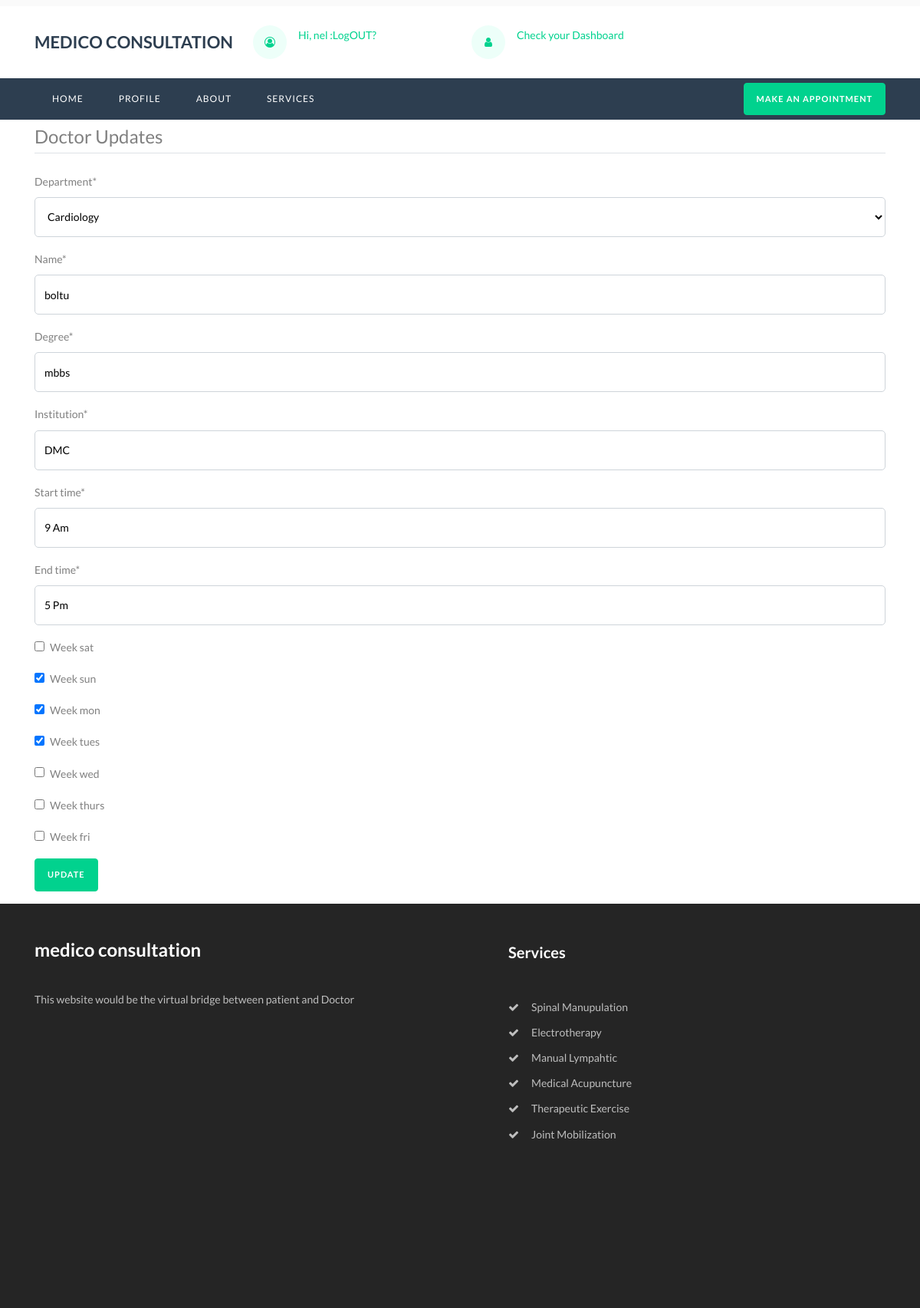
/doctor/doctoredit/ (signed in), run on the app's committed database.
### hospitals/models.py (models this page shows, shortened)
class Department(models.Model):
    department = models.CharField(max_length=100)
    def __str__(self):
        return  self.department

class Doctor(models.Model):
    user =models.OneToOneField(User, on_delete=models.CASCADE)
    department = models.ForeignKey(Department, on_delete=models.CASCADE)
    name = models.CharField(max_length=50)
    degree = models.CharField(max_length=50)
    institution = models.CharField(max_length=50, default = "DMC")
    start_time = models.CharField( max_length=50)
    end_time = models.CharField( max_length=50)
    week_sat = models.BooleanField(default = False)
    week_sun = models.BooleanField(default = False)
    week_mon = models.BooleanField(default = False)
    week_tues = models.BooleanField(default = False)
    week_wed = models.BooleanField(default = False)
    week_thurs = models.BooleanField(default = False)
    week_fri = models.BooleanField(default = False)

### hospitals/views.py (the view)
# urls.py: path('doctoredit/', views.doctor_edit, name="doctoredit"),
def doctor_edit (request):
	if request.method == 'POST':
		doc_form = DoctorEditForm(data=request.POST or None,instance=request.user.doctor)
		if doc_form.is_valid():
			doc_form.save()
			return redirect("/")
	else:
		doc_form = DoctorEditForm (instance = request.user.doctor)
	context = {
		'doc_form' : doc_form
	}
	return render(request, 'hospitals/doctor_edit.html', context)

### hospitals/forms.py
class DoctorEditForm(forms.ModelForm):
    class Meta:
        model = Doctor
        exclude = {'user'}

### hospitals/templates/hospitals/doctor_edit.html (shortened to what this page needs)
{% extends 'accounts/base.html' %}
{% load static %}
{% block content %}
{% load crispy_forms_tags %}
 <div class="container">
<form action="" method="POST" enctype="multipart/form-data">
  <fieldset class="form-group" >
    <legend class="border-bottom mb-4">Doctor Updates</legend>
    {{ doc_form|crispy }}
<div class="class=form-group"  >
  <button type="submit"  class="btn btn-primary" >Update</button>
  </div>
</fieldset>
</form>
 </div>
{% endblock %}

### accounts/templates/accounts/base.html (shortened to what this page needs)
{% load static %}
<!DOCTYPE html>
<html lang="en">
  <head>
      <link rel="stylesheet" href="https://maxcdn.bootstrapcdn.com/bootstrap/4.0.0/css/bootstrap.min.css">
    <link rel="stylesheet" href="https://stackpath.bootstrapcdn.com/font-awesome/4.7.0/css/font-awesome.min.css">
    <link rel="stylesheet" href="{% static 'accounts/css/animate.css' %}">
    <link rel="stylesheet" href="{% static 'accounts/css/owl.carousel.min.css' %}">
    <link rel="stylesheet" href="{% static 'accounts/css/owl.theme.default.min.css' %}">
    <link rel="stylesheet" href="{% static 'accounts/css/magnific-popup.css' %}">
    <link rel="stylesheet" href="{% static 'accounts/css/bootstrap-datepicker.css' %}">
    <link rel="stylesheet" href="{% static 'accounts/css/jquery.timepicker.css' %}">
    <link rel="stylesheet" href="{% static 'accounts/css/flaticon.css' %}">
    <link rel="stylesheet" href="{% static 'accounts/css/style.css' %}">
  </head>
  <body>
  	<div class="top py-1">
  	</div>
		<div class="wrap">
	    <div class="container">
				<div class="row justify-content-between">
					<div class="col-md-3 mb-md-0 mb-4 d-flex align-items-center">
						<a class="navbar-brand" href="{%url 'home'%}">medico consultation</a>
					</div>
					<div class="col-md-9">
						<div class="row">
							<div class="col-md-4 mb-md-0 mb-3">
								<div class="top-wrap d-flex">
									<div class="icon d-flex align-items-center justify-content-center"><span class="fa fa-user-circle-o"></span></div>
                  {% if request.user.is_authenticated %}
                  <div class="text"><a href="">Hi, {{user.username}} </a><a href="{%url 'logout'%}">  :LogOUT?</a></div>
                  {% else %}
									<div class="text"><a href="{% url 'login' %}">Log In?</a></div>
                  {% endif %}
								</div>
							</div>
              <div class="col-md-4 mb-md-0 mb-3">
								<div class="top-wrap d-flex">
									<div class="icon d-flex align-items-center justify-content-center"><span class="fa fa-user"></span></div>
                  {% if user.doctor %}
									<div class="text"><a href="{% url 'dashboard'%}">Check your Dashboard</a></div>
                  {% else %}
                  <div class="text"><a href="{% url 'createdocprofile' %}">Are you a Doctor?</a></div>
                  {% endif %}
								</div>
              </div>
						</div>
					</div>
				</div>
			</div>
		</div>
		<nav class="navbar navbar-expand-lg navbar-dark ftco_navbar bg-dark ftco-navbar-light" id="ftco-navbar">
	    <div class="container">
				<div class="order-lg-last">
          <a href="{% url 'doctorview' %}" class="btn btn-primary">Make an appointment</a>
        </div>
	      <div class="collapse navbar-collapse" id="ftco-nav">
	        <ul class="navbar-nav mr-auto">
	        	<li class="nav-item"><a href="\" class="nav-link">Home</a></li>
             {% if request.user.is_authenticated and request.user.profile %}
            <li class="nav-item {% block profile %}{% endblock %}"><a href=" {% url 'profile' user.username %}" class="nav-link">Profile</a></li>
            {% endif %}
	        	<li class="nav-item {% block about %}{% endblock %} "><a href="\about" class="nav-link">About</a></li>
            <li class="nav-item {% block doctorview %}{% endblock %}" "><a href="{% url 'doctorview' %}" class="nav-link">Services</a></li>
	        </ul>
	      </div>
	    </div>
	  </nav>
 {% block content %}
 {% endblock %}
    <footer class="footer ftco-section ftco-no-pt">
      <div class="container">
        <div class="row mb-5">
          <div class="col-md-6 col-lg">
            <div class="ftco-footer-widget py-4 py-md-5">
              <h2 class="logo"><a href="#">medico consultation</a></h2>
              <p>This website would be the virtual bridge between patient and Doctor</p>
              <ul class="ftco-footer-social list-unstyled float-md-left float-lft mt-4">
              </ul>
            </div>
          </div>
          <div class="col-md-6 col-lg">
            <div class="ftco-footer-widget ml-md-5 py-5">
              <h2 class="ftco-heading-2">Services</h2>
              <ul class="list-unstyled">
                <li><a href="#" class="py-1 d-block"><span class="fa fa-check mr-3"></span>Spinal Manupulation</a></li>
                <li><a href="#" class="py-1 d-block"><span class="fa fa-check mr-3"></span>Electrotherapy</a></li>
                <li><a href="#" class="py-1 d-block"><span class="fa fa-check mr-3"></span>Manual Lympahtic</a></li>
                <li><a href="#" class="py-1 d-block"><span class="fa fa-check mr-3"></span>Medical Acupuncture</a></li>
                <li><a href="#" class="py-1 d-block"><span class="fa fa-check mr-3"></span>Therapeutic Exercise</a></li>
                <li><a href="#" class="py-1 d-block"><span class="fa fa-check mr-3"></span>Joint Mobilization</a></li>
              </ul>
            </div>
          </div>
          </div>
        </div>
    </footer>
  {% load static %}
  </body>
</html>

### data on the page
Department: department "Cardiology"
Doctor: name "boltu", degree "mbbs", institution "DMC", start_time "9 Am", end_time "5 Pm", week_sun "☑", week_mon "☑", week_tues "☑"

### other printed values
{{ user.username }} "nel"
